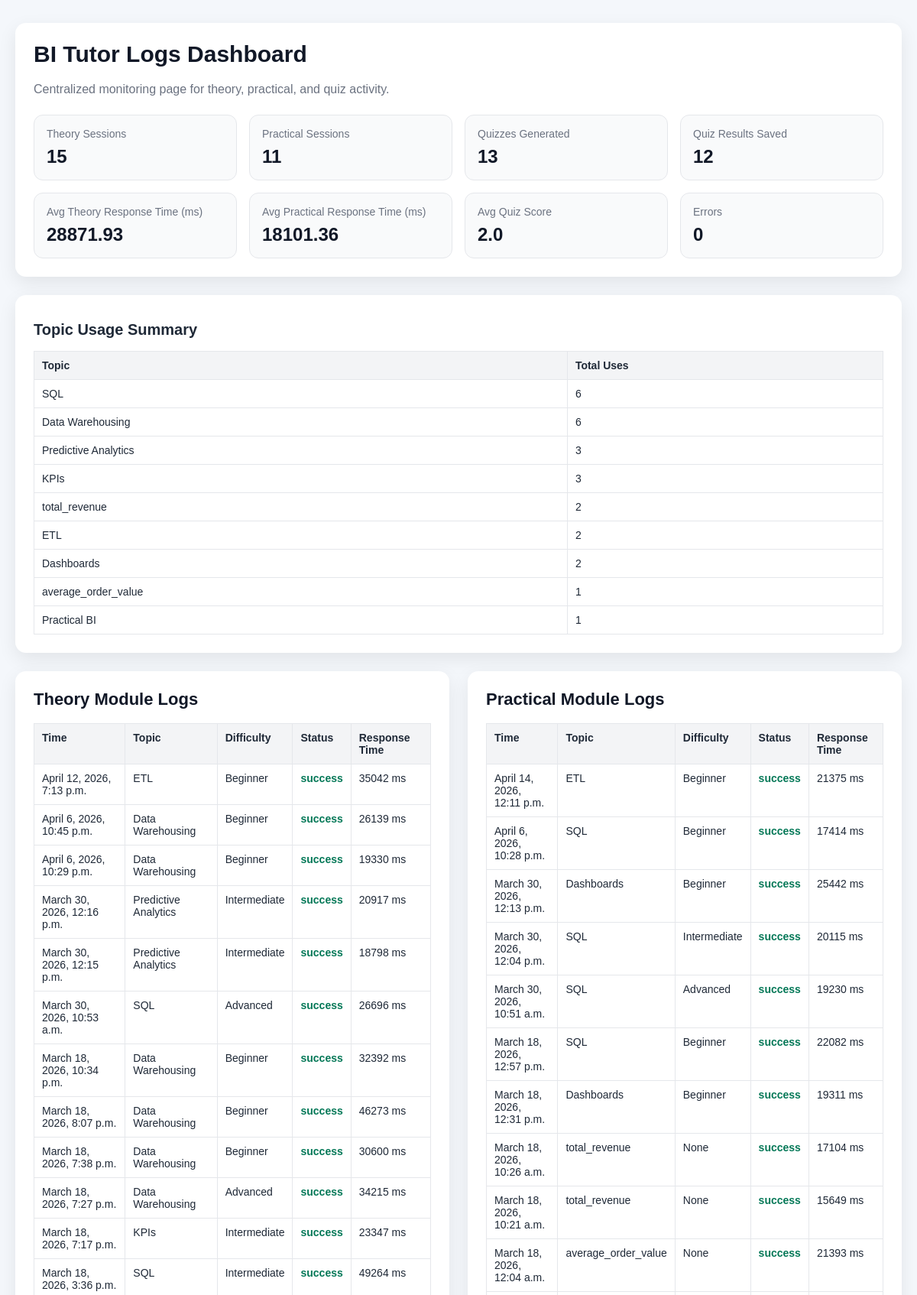
/logs/ (upper part), run on the app's committed database.
### tutor/models.py (models this page shows, shortened)
class TutorLog(models.Model):
    student_name = models.CharField(max_length=100, blank=True, null=True)
    module = models.CharField(max_length=50)
    topic = models.CharField(max_length=100, blank=True, null=True)
    difficulty = models.CharField(max_length=50, blank=True, null=True)
    request_text = models.TextField(blank=True, null=True)
    response_text = models.TextField(blank=True, null=True)
    quiz_score = models.IntegerField(blank=True, null=True)
    total_questions = models.IntegerField(blank=True, null=True)
    response_time_ms = models.IntegerField(blank=True, null=True)
    status = models.CharField(max_length=20, default="success")
    error_message = models.TextField(blank=True, null=True)
    created_at = models.DateTimeField(auto_now_add=True)

### tutor/views_logs.py (the view)
# urls.py: path("logs/", logs_dashboard, name="logs_dashboard"),
def logs_dashboard(request):
    theory_logs = TutorLog.objects.filter(module="theory").order_by("-created_at")[:50]
    practical_logs = TutorLog.objects.filter(module="practical").order_by("-created_at")[:50]
    quiz_generation_logs = TutorLog.objects.filter(module="quiz_generation").order_by("-created_at")[:50]
    quiz_result_logs = TutorLog.objects.filter(module="quiz_result").order_by("-created_at")[:50]
    total_theory = TutorLog.objects.filter(module="theory").count()
    total_practical = TutorLog.objects.filter(module="practical").count()
    total_quiz_generated = TutorLog.objects.filter(module="quiz_generation").count()
    total_quiz_results = TutorLog.objects.filter(module="quiz_result").count()
    avg_theory_response = TutorLog.objects.filter(
        module="theory",
        status="success"
    ).aggregate(avg=Avg("response_time_ms"))["avg"]
    avg_practical_response = TutorLog.objects.filter(
        module="practical",
        status="success"
    ).aggregate(avg=Avg("response_time_ms"))["avg"]
    avg_quiz_score = TutorLog.objects.filter(
        module="quiz_result",
        status="success"
    ).aggregate(avg=Avg("quiz_score"))["avg"]
    error_count = TutorLog.objects.filter(status="error").count()
    topic_summary = (
        TutorLog.objects.filter(module__in=["theory", "practical"])
        .exclude(topic__isnull=True)
        .exclude(topic__exact="")
        .values("topic")
        .annotate(total=Count("id"))
        .order_by("-total")
    )
    context = {
        "theory_logs": theory_logs,
        "practical_logs": practical_logs,
        "quiz_generation_logs": quiz_generation_logs,
        "quiz_result_logs": quiz_result_logs,
        "total_theory": total_theory,
        "total_practical": total_practical,
        "total_quiz_generated": total_quiz_generated,
        "total_quiz_results": total_quiz_results,
        "avg_theory_response": round(avg_theory_response, 2) if avg_theory_response else 0,
        "avg_practical_response": round(avg_practical_response, 2) if avg_practical_response else 0,
        "avg_quiz_score": round(avg_quiz_score, 2) if avg_quiz_score else 0,
        "error_count": error_count,
        "topic_summary": topic_summary,
    }
    return render(request, "tutor/logs_dashboard.html", context)

### tutor/templates/tutor/logs_dashboard.html (shortened to what this page needs)
<!DOCTYPE html>
<html lang="en">
<head>
</head>
<body>
    <div class="page">
        <div class="card">
            <h1>BI Tutor Logs Dashboard</h1>
            <div class="subtitle">
                Centralized monitoring page for theory, practical, and quiz activity.
            </div>
            <div class="summary-grid">
                <div class="summary-box">
                    <div class="summary-label">Theory Sessions</div>
                    <div class="summary-value">{{ total_theory }}</div>
                </div>
                <div class="summary-box">
                    <div class="summary-label">Practical Sessions</div>
                    <div class="summary-value">{{ total_practical }}</div>
                </div>
                <div class="summary-box">
                    <div class="summary-label">Quizzes Generated</div>
                    <div class="summary-value">{{ total_quiz_generated }}</div>
                </div>
                <div class="summary-box">
                    <div class="summary-label">Quiz Results Saved</div>
                    <div class="summary-value">{{ total_quiz_results }}</div>
                </div>
                <div class="summary-box">
                    <div class="summary-label">Avg Theory Response Time (ms)</div>
                    <div class="summary-value">{{ avg_theory_response }}</div>
                </div>
                <div class="summary-box">
                    <div class="summary-label">Avg Practical Response Time (ms)</div>
                    <div class="summary-value">{{ avg_practical_response }}</div>
                </div>
                <div class="summary-box">
                    <div class="summary-label">Avg Quiz Score</div>
                    <div class="summary-value">{{ avg_quiz_score }}</div>
                </div>
                <div class="summary-box">
                    <div class="summary-label">Errors</div>
                    <div class="summary-value">{{ error_count }}</div>
                </div>
            </div>
        </div>
        <div class="card">
            <div class="section-title">Topic Usage Summary</div>
            <div class="table-wrapper">
                <table>
                    <thead>
                        <tr>
                            <th>Topic</th>
                            <th>Total Uses</th>
                        </tr>
                    </thead>
                    <tbody>
                        {% for row in topic_summary %}
                        <tr>
                            <td>{{ row.topic }}</td>
                            <td>{{ row.total }}</td>
                        </tr>
                        {% empty %}
                        <tr>
                            <td colspan="2">No topic data available.</td>
                        </tr>
                        {% endfor %}
                    </tbody>
                </table>
            </div>
        </div>
        <div class="two-col">
            <div class="card">
                <h2>Theory Module Logs</h2>
                <div class="table-wrapper">
                    <table>
                        <thead>
                            <tr>
                                <th>Time</th>
                                <th>Topic</th>
                                <th>Difficulty</th>
                                <th>Status</th>
                                <th>Response Time</th>
                            </tr>
                        </thead>
                        <tbody>
                            {% for log in theory_logs %}
                            <tr>
                                <td>{{ log.created_at }}</td>
                                <td>{{ log.topic }}</td>
                                <td>{{ log.difficulty }}</td>
                                <td class="{% if log.status == 'success' %}success{% else %}error{% endif %}">
                                    {{ log.status }}
                                </td>
                                <td>{{ log.response_time_ms }} ms</td>
                            </tr>
                            {% empty %}
                            <tr><td colspan="5">No theory logs available.</td></tr>
                            {% endfor %}
                        </tbody>
                    </table>
                </div>
            </div>
            <div class="card">
                <h2>Practical Module Logs</h2>
                <div class="table-wrapper">
                    <table>
                        <thead>
                            <tr>
                                <th>Time</th>
                                <th>Topic</th>
                                <th>Difficulty</th>
                                <th>Status</th>
                                <th>Response Time</th>
                            </tr>
                        </thead>
                        <tbody>
                            {% for log in practical_logs %}
                            <tr>
                                <td>{{ log.created_at }}</td>
                                <td>{{ log.topic }}</td>
                                <td>{{ log.difficulty }}</td>
                                <td class="{% if log.status == 'success' %}success{% else %}error{% endif %}">
                                    {{ log.status }}
                                </td>
                                <td>{{ log.response_time_ms }} ms</td>
                            </tr>
                            {% empty %}
                            <tr><td colspan="5">No practical logs available.</td></tr>
                            {% endfor %}
                        </tbody>
                    </table>
                </div>
            </div>
        </div>
    </div>
</body>
</html>

### tutor/templates/tutor/logs_dashboard.html (style rules this page uses)
body { margin: 0; font-family: Arial, sans-serif; background: #f4f7fb; color: #1f2937; }
.page { max-width: 1400px; margin: 30px auto; padding: 0 20px; }
.card { background: #ffffff; border-radius: 14px; box-shadow: 0 8px 24px rgba(0, 0, 0, 0.08); padding: 24px; margin-bottom: 24px; }
h1 { margin-top: 0; font-size: 30px; color: #111827; }
h2 { margin-top: 0; font-size: 22px; color: #111827; }
.subtitle { color: #6b7280; margin-bottom: 24px; }
.summary-grid { display: grid; grid-template-columns: repeat(auto-fit, minmax(220px, 1fr)); gap: 16px; }
.summary-box { background: #f9fafb; border: 1px solid #e5e7eb; border-radius: 12px; padding: 16px; }
.summary-label { font-size: 14px; color: #6b7280; margin-bottom: 8px; }
.summary-value { font-size: 24px; font-weight: bold; color: #111827; }
.section-title { margin-top: 10px; margin-bottom: 16px; font-size: 20px; font-weight: 600; }
.table-wrapper { overflow-x: auto; }
table { width: 100%; border-collapse: collapse; font-size: 14px; background: white; }
th, td { border: 1px solid #e5e7eb; padding: 10px; text-align: left; vertical-align: top; }
th { background: #f3f4f6; }
.success { color: #047857; font-weight: 600; }
.two-col { display: grid; grid-template-columns: 1fr 1fr; gap: 24px; }

### data on the page
TutorLog: topic "KPIs", total "3"
TutorLog: created_at "April 12, 2026, 7:13 p.m.", topic "ETL", difficulty "Beginner", status "success", response_time_ms "35042"
TutorLog: created_at "April 6, 2026, 10:45 p.m.", topic "Data Warehousing", difficulty "Beginner", status "success", response_time_ms "26139"
TutorLog: created_at "April 6, 2026, 10:29 p.m.", topic "Data Warehousing", difficulty "Beginner", status "success", response_time_ms "19330"
TutorLog: created_at "March 30, 2026, 12:16 p.m.", topic "Predictive Analytics", difficulty "Intermediate", status "success", response_time_ms "20917"
TutorLog: created_at "March 30, 2026, 12:15 p.m.", topic "Predictive Analytics", difficulty "Intermediate", status "success", response_time_ms "18798"
TutorLog: created_at "March 30, 2026, 10:53 a.m.", topic "SQL", difficulty "Advanced", status "success", response_time_ms "26696"
TutorLog: created_at "March 18, 2026, 10:34 p.m.", topic "Data Warehousing", difficulty "Beginner", status "success", response_time_ms "32392"
TutorLog: created_at "March 18, 2026, 8:07 p.m.", topic "Data Warehousing", difficulty "Beginner", status "success", response_time_ms "46273"
TutorLog: created_at "March 18, 2026, 7:38 p.m.", topic "Data Warehousing", difficulty "Beginner", status "success", response_time_ms "30600"
TutorLog: created_at "March 18, 2026, 7:27 p.m.", topic "Data Warehousing", difficulty "Advanced", status "success", response_time_ms "34215"
TutorLog: created_at "March 18, 2026, 7:17 p.m.", topic "KPIs", difficulty "Intermediate", status "success", response_time_ms "23347"
TutorLog: created_at "March 18, 2026, 3:36 p.m.", topic "SQL", difficulty "Intermediate", status "success", response_time_ms "49264"
TutorLog: created_at "April 14, 2026, 12:11 p.m.", topic "ETL", difficulty "Beginner", status "success", response_time_ms "21375"
TutorLog: created_at "April 6, 2026, 10:28 p.m.", topic "SQL", difficulty "Beginner", status "success", response_time_ms "17414"
TutorLog: created_at "March 30, 2026, 12:13 p.m.", topic "Dashboards", difficulty "Beginner", status "success", response_time_ms "25442"
TutorLog: created_at "March 30, 2026, 12:04 p.m.", topic "SQL", difficulty "Intermediate", status "success", response_time_ms "20115"
TutorLog: created_at "March 30, 2026, 10:51 a.m.", topic "SQL", difficulty "Advanced", status "success", response_time_ms "19230"
TutorLog: created_at "March 18, 2026, 12:57 p.m.", topic "SQL", difficulty "Beginner", status "success", response_time_ms "22082"
TutorLog: created_at "March 18, 2026, 12:31 p.m.", topic "Dashboards", difficulty "Beginner", status "success", response_time_ms "19311"
TutorLog: created_at "March 18, 2026, 10:26 a.m.", topic "total_revenue", difficulty "None", status "success", response_time_ms "17104"
TutorLog: created_at "March 18, 2026, 10:21 a.m.", topic "total_revenue", difficulty "None", status "success", response_time_ms "15649"
TutorLog: created_at "March 18, 2026, 12:04 a.m.", topic "average_order_value", difficulty "None", status "success", response_time_ms "21393"

### other printed values
{{ total_theory }} "15"
{{ total_practical }} "11"
{{ total_quiz_generated }} "13"
{{ total_quiz_results }} "12"
{{ avg_theory_response }} "28871.93"
{{ avg_practical_response }} "18101.36"
{{ avg_quiz_score }} "2.0"
{{ error_count }} "0"
{{ row.topic }} "SQL" "Data Warehousing" "Predictive Analytics" "total_revenue" "ETL" "Dashboards" "average_order_value" "Practical BI"
{{ row.total }} "6" "6" "3" "2" "2" "2" "1" "1"
